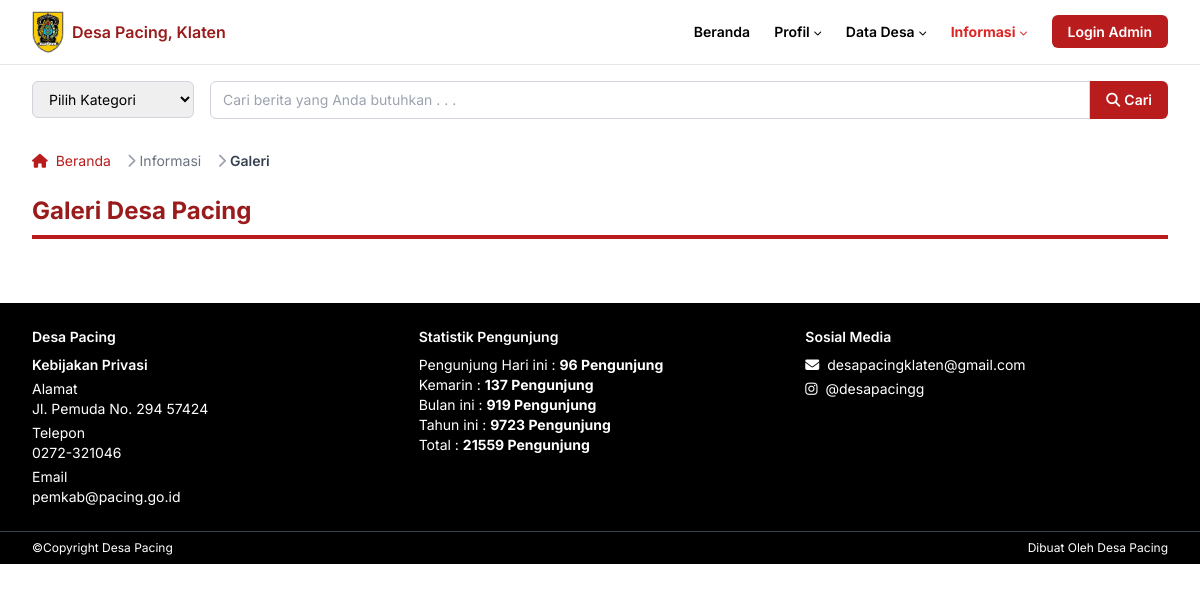
Page /galeri.php on the earlier database version.
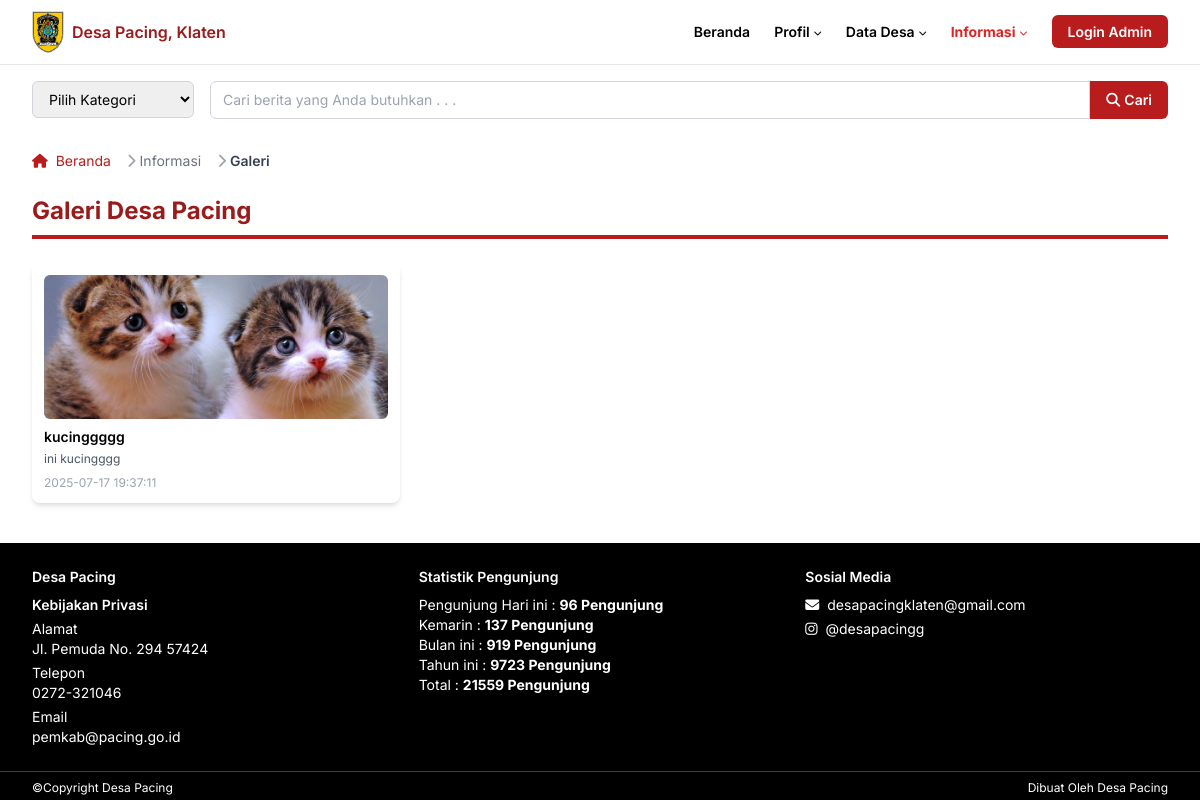
Same page on the later database version.
### tables this page shows
CREATE TABLE `galeri` (
  `id_galeri` int(11) NOT NULL,
  `judul` varchar(255) NOT NULL,
  `deskripsi` text NOT NULL,
  `gambar` varchar(255) DEFAULT NULL,
  `tanggal` datetime NOT NULL DEFAULT current_timestamp()
);

### galeri.php (the view, shortened to what the changed rows need)
<?php
include 'php/db.php';
$result = $konek->query("SELECT * FROM galeri ORDER BY tanggal DESC");
?>
<html class="scroll-smooth" lang="id">
  <head>
    <script src="https://cdn.tailwindcss.com"></script>
    <link
      href="https://cdnjs.cloudflare.com/ajax/libs/font-awesome/5.15.3/css/all.min.css"
      rel="stylesheet"
    />
    <link href="css/style.css" rel="stylesheet" />
  </head>
  <body class="bg-white text-black">
    <main class="max-w-[1280px] mx-auto px-4 sm:px-6 lg:px-8">
      <section class="mt-6 space-y-4">
        <div class="grid grid-cols-1 sm:grid-cols-2 lg:grid-cols-3 gap-4">
          <?php while ($row = $result->fetch_assoc()): ?>
          <article
            onclick="openModal(
              '<?php echo htmlspecialchars($row['judul']); ?>',
              '<?php echo htmlspecialchars($row['deskripsi']); ?>',
              'assets/<?php echo htmlspecialchars($row['gambar']); ?>'
            )"
            class="cursor-pointer bg-white rounded-lg shadow-md p-3 flex flex-col hover:ring-2 hover:ring-red-500 transition-all"
          >
            <img
              alt="Atlet Desa Pacing"
              class="rounded-md mb-2 object-cover w-full h-40 sm:h-36"
                src="assets/<?php echo htmlspecialchars($row['gambar']); ?>"
              loading="lazy"
            />
            <h3 class="font-semibold text-xs sm:text-sm mb-1 leading-tight">
              <?php echo htmlspecialchars($row['judul']); ?>
            </h3>
            <p class="text-gray-600 text-[9px] sm:text-xs mb-2 line-clamp-3">
              <?php echo htmlspecialchars($row['deskripsi']); ?>
            </p>
            <time class="text-gray-400 text-[9px] sm:text-xs"><?php echo htmlspecialchars($row['tanggal']); ?></time>
          </article>
          <?php endwhile; ?>
        </div>
      </section>
    </main>
  </body>
</html>

Differences in the rows shown:
added galeri: gambar (picture), judul "kucinggggg", deskripsi "ini kucingggg", tanggal "2025-07-17 19:37:11"
